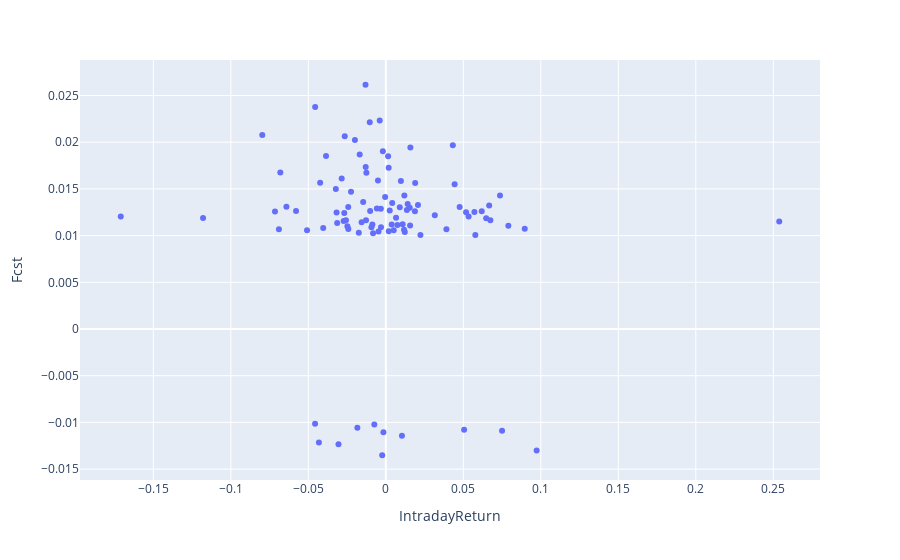

This figure's notebook cell:
### Code cell
px.scatter(tmp, x="IntradayReturn", y="Fcst")
